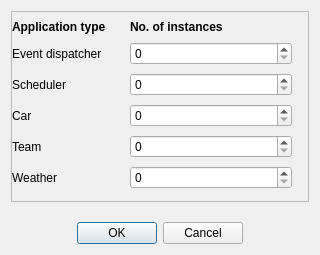
<?xml version="1.0" encoding="UTF-8"?>
<ui version="4.0">
 <class>NodeConfig</class>
 <widget class="QDialog" name="NodeConfig">
  <property name="geometry">
   <rect>
    <x>0</x>
    <y>0</y>
    <width>320</width>
    <height>255</height>
   </rect>
  </property>
  <property name="windowTitle">
   <string>Node Configuration</string>
  </property>
  <layout class="QVBoxLayout" name="verticalLayout">
   <property name="spacing">
    <number>20</number>
   </property>
   <item>
    <widget class="QFrame" name="frame">
     <property name="frameShape">
      <enum>QFrame::StyledPanel</enum>
     </property>
     <property name="frameShadow">
      <enum>QFrame::Raised</enum>
     </property>
     <layout class="QFormLayout" name="formLayout">
      <property name="labelAlignment">
       <set>Qt::AlignLeading|Qt::AlignLeft|Qt::AlignVCenter</set>
      </property>
      <property name="formAlignment">
       <set>Qt::AlignHCenter|Qt::AlignTop</set>
      </property>
      <property name="horizontalSpacing">
       <number>24</number>
      </property>
      <property name="verticalSpacing">
       <number>8</number>
      </property>
      <property name="leftMargin">
       <number>0</number>
      </property>
      <property name="topMargin">
       <number>8</number>
      </property>
      <property name="rightMargin">
       <number>16</number>
      </property>
      <property name="bottomMargin">
       <number>8</number>
      </property>
      <item row="0" column="0">
       <widget class="QLabel" name="label_6">
        <property name="text">
         <string>&lt;!DOCTYPE HTML PUBLIC &quot;-//W3C//DTD HTML 4.0//EN&quot; &quot;http://www.w3.org/TR/REC-html40/strict.dtd&quot;&gt;
&lt;html&gt;&lt;head&gt;&lt;meta name=&quot;qrichtext&quot; content=&quot;1&quot; /&gt;&lt;style type=&quot;text/css&quot;&gt;
p, li { white-space: pre-wrap; }
&lt;/style&gt;&lt;/head&gt;&lt;body style=&quot; font-family:'DejaVu Sans'; font-size:9pt; font-weight:400; font-style:normal;&quot;&gt;
&lt;p style=&quot; margin-top:0px; margin-bottom:0px; margin-left:0px; margin-right:0px; -qt-block-indent:0; text-indent:0px;&quot;&gt;&lt;span style=&quot; font-weight:600;&quot;&gt;Application type&lt;/span&gt;&lt;/p&gt;&lt;/body&gt;&lt;/html&gt;</string>
        </property>
       </widget>
      </item>
      <item row="0" column="1">
       <widget class="QLabel" name="label_7">
        <property name="text">
         <string>&lt;!DOCTYPE HTML PUBLIC &quot;-//W3C//DTD HTML 4.0//EN&quot; &quot;http://www.w3.org/TR/REC-html40/strict.dtd&quot;&gt;
&lt;html&gt;&lt;head&gt;&lt;meta name=&quot;qrichtext&quot; content=&quot;1&quot; /&gt;&lt;style type=&quot;text/css&quot;&gt;
p, li { white-space: pre-wrap; }
&lt;/style&gt;&lt;/head&gt;&lt;body style=&quot; font-family:'DejaVu Sans'; font-size:9pt; font-weight:400; font-style:normal;&quot;&gt;
&lt;p style=&quot; margin-top:0px; margin-bottom:0px; margin-left:0px; margin-right:0px; -qt-block-indent:0; text-indent:0px;&quot;&gt;&lt;span style=&quot; font-weight:600;&quot;&gt;No. of instances&lt;/span&gt;&lt;/p&gt;&lt;/body&gt;&lt;/html&gt;</string>
        </property>
       </widget>
      </item>
      <item row="1" column="0">
       <widget class="QLabel" name="label">
        <property name="text">
         <string>Event dispatcher</string>
        </property>
       </widget>
      </item>
      <item row="1" column="1">
       <widget class="QSpinBox" name="dispatcherSpinBox"/>
      </item>
      <item row="2" column="0">
       <widget class="QLabel" name="label_2">
        <property name="text">
         <string>Scheduler</string>
        </property>
       </widget>
      </item>
      <item row="2" column="1">
       <widget class="QSpinBox" name="schedulerSpinBox"/>
      </item>
      <item row="3" column="0">
       <widget class="QLabel" name="label_3">
        <property name="text">
         <string>Car</string>
        </property>
       </widget>
      </item>
      <item row="3" column="1">
       <widget class="QSpinBox" name="carSpinBox"/>
      </item>
      <item row="4" column="0">
       <widget class="QLabel" name="label_4">
        <property name="text">
         <string>Team</string>
        </property>
       </widget>
      </item>
      <item row="4" column="1">
       <widget class="QSpinBox" name="teamSpinBox"/>
      </item>
      <item row="5" column="0">
       <widget class="QLabel" name="label_5">
        <property name="text">
         <string>Weather</string>
        </property>
       </widget>
      </item>
      <item row="5" column="1">
       <widget class="QSpinBox" name="weatherSpinBox"/>
      </item>
     </layout>
    </widget>
   </item>
   <item>
    <widget class="QDialogButtonBox" name="buttons">
     <property name="standardButtons">
      <set>QDialogButtonBox::Cancel|QDialogButtonBox::Ok</set>
     </property>
     <property name="centerButtons">
      <bool>true</bool>
     </property>
    </widget>
   </item>
  </layout>
 </widget>
 <resources/>
 <connections>
  <connection>
   <sender>buttons</sender>
   <signal>rejected()</signal>
   <receiver>NodeConfig</receiver>
   <slot>reject()</slot>
   <hints>
    <hint type="sourcelabel">
     <x>294</x>
     <y>250</y>
    </hint>
    <hint type="destinationlabel">
     <x>286</x>
     <y>274</y>
    </hint>
   </hints>
  </connection>
 </connections>
</ui>
